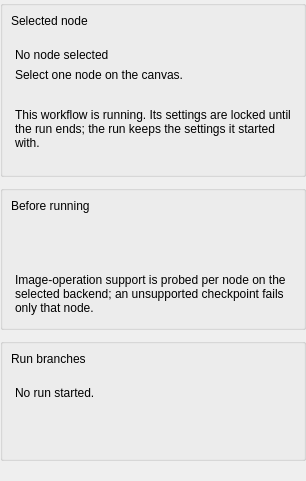
<?xml version="1.0" encoding="utf-8"?>
<ui version="4.0">
 <class>workflowsInspector</class>
 <widget class="QWidget" name="workflowsInspector">
  <layout class="QVBoxLayout" name="workflowsInspectorLayout">
   <property name="leftMargin">
    <number>0</number>
   </property>
   <property name="topMargin">
    <number>0</number>
   </property>
   <property name="rightMargin">
    <number>0</number>
   </property>
   <property name="bottomMargin">
    <number>0</number>
   </property>
   <property name="spacing">
    <number>8</number>
   </property>
   <item>
    <widget class="QGroupBox" name="workflowSelection">
     <property name="role" stdset="0">
      <string>sectionCard</string>
     </property>
     <layout class="QVBoxLayout" name="workflowSelectionLayout">
      <property name="leftMargin">
       <number>0</number>
      </property>
      <property name="topMargin">
       <number>0</number>
      </property>
      <property name="rightMargin">
       <number>0</number>
      </property>
      <property name="bottomMargin">
       <number>0</number>
      </property>
      <property name="spacing">
       <number>0</number>
      </property>
      <item>
       <widget class="QFrame" name="workflowSelectionHeader">
        <property name="role" stdset="0">
         <string>sectionHeader</string>
        </property>
        <layout class="QVBoxLayout" name="workflowSelectionHeaderLayout">
         <property name="leftMargin">
          <number>8</number>
         </property>
         <property name="topMargin">
          <number>8</number>
         </property>
         <property name="rightMargin">
          <number>8</number>
         </property>
         <property name="bottomMargin">
          <number>8</number>
         </property>
         <property name="spacing">
          <number>0</number>
         </property>
         <item>
          <widget class="QLabel" name="workflowSelectionTitle">
           <property name="text">
            <string>Selected node</string>
           </property>
           <property name="wordWrap">
            <bool>true</bool>
           </property>
           <property name="textRole" stdset="0">
            <string>panelHeading</string>
           </property>
          </widget>
         </item>
        </layout>
       </widget>
      </item>
      <item>
       <widget class="QWidget" name="workflowSelectionContents">
        <property name="role" stdset="0">
         <string>sectionContents</string>
        </property>
        <layout class="QVBoxLayout" name="workflowSelectionContentsLayout">
         <property name="leftMargin">
          <number>12</number>
         </property>
         <property name="topMargin">
          <number>12</number>
         </property>
         <property name="rightMargin">
          <number>12</number>
         </property>
         <property name="bottomMargin">
          <number>12</number>
         </property>
         <property name="spacing">
          <number>6</number>
         </property>
         <item>
          <widget class="QLabel" name="workflowNodeTitle">
           <property name="text">
            <string>No node selected</string>
           </property>
           <property name="wordWrap">
            <bool>true</bool>
           </property>
          </widget>
         </item>
         <item>
          <widget class="QLabel" name="workflowNodeMeta">
           <property name="text">
            <string>Select one node on the canvas.</string>
           </property>
           <property name="wordWrap">
            <bool>true</bool>
           </property>
           <property name="role" stdset="0">
            <string>secondary</string>
           </property>
          </widget>
         </item>
         <item>
          <widget class="QLabel" name="workflowNodeDescription">
           <property name="text">
            <string></string>
           </property>
           <property name="wordWrap">
            <bool>true</bool>
           </property>
           <property name="role" stdset="0">
            <string>secondary</string>
           </property>
          </widget>
         </item>
         <item>
          <widget class="QLabel" name="workflowRunLockNote">
           <property name="visible">
            <bool>false</bool>
           </property>
           <property name="text">
            <string>This workflow is running. Its settings are locked until the run ends; the run keeps the settings it started with.</string>
           </property>
           <property name="wordWrap">
            <bool>true</bool>
           </property>
           <property name="role" stdset="0">
            <string>workflowLockNote</string>
           </property>
          </widget>
         </item>
         <item>
          <widget class="QWidget" name="workflowParamsHost">
           <layout class="QVBoxLayout" name="workflowParamsHostLayout">
            <property name="leftMargin">
             <number>0</number>
            </property>
            <property name="topMargin">
             <number>0</number>
            </property>
            <property name="rightMargin">
             <number>0</number>
            </property>
            <property name="bottomMargin">
             <number>0</number>
            </property>
            <property name="spacing">
             <number>4</number>
            </property>
           </layout>
          </widget>
         </item>
         <item>
          <widget class="QWidget" name="workflowNodeRun">
           <layout class="QVBoxLayout" name="workflowNodeRunLayout">
            <property name="leftMargin">
             <number>0</number>
            </property>
            <property name="topMargin">
             <number>0</number>
            </property>
            <property name="rightMargin">
             <number>0</number>
            </property>
            <property name="bottomMargin">
             <number>0</number>
            </property>
            <property name="spacing">
             <number>4</number>
            </property>
           </layout>
          </widget>
         </item>
        </layout>
       </widget>
      </item>
     </layout>
    </widget>
   </item>
   <item>
    <widget class="QGroupBox" name="workflowPreflight">
     <property name="role" stdset="0">
      <string>sectionCard</string>
     </property>
     <layout class="QVBoxLayout" name="workflowPreflightLayout">
      <property name="leftMargin">
       <number>0</number>
      </property>
      <property name="topMargin">
       <number>0</number>
      </property>
      <property name="rightMargin">
       <number>0</number>
      </property>
      <property name="bottomMargin">
       <number>0</number>
      </property>
      <property name="spacing">
       <number>0</number>
      </property>
      <item>
       <widget class="QFrame" name="workflowPreflightHeader">
        <property name="role" stdset="0">
         <string>sectionHeader</string>
        </property>
        <layout class="QVBoxLayout" name="workflowPreflightHeaderLayout">
         <property name="leftMargin">
          <number>8</number>
         </property>
         <property name="topMargin">
          <number>8</number>
         </property>
         <property name="rightMargin">
          <number>8</number>
         </property>
         <property name="bottomMargin">
          <number>8</number>
         </property>
         <property name="spacing">
          <number>0</number>
         </property>
         <item>
          <widget class="QLabel" name="workflowPreflightTitle">
           <property name="text">
            <string>Before running</string>
           </property>
           <property name="wordWrap">
            <bool>true</bool>
           </property>
           <property name="textRole" stdset="0">
            <string>panelHeading</string>
           </property>
          </widget>
         </item>
        </layout>
       </widget>
      </item>
      <item>
       <widget class="QWidget" name="workflowPreflightContents">
        <property name="role" stdset="0">
         <string>sectionContents</string>
        </property>
        <layout class="QVBoxLayout" name="workflowPreflightContentsLayout">
         <property name="leftMargin">
          <number>12</number>
         </property>
         <property name="topMargin">
          <number>12</number>
         </property>
         <property name="rightMargin">
          <number>12</number>
         </property>
         <property name="bottomMargin">
          <number>12</number>
         </property>
         <property name="spacing">
          <number>6</number>
         </property>
         <item>
          <widget class="QLabel" name="workflowPlanText">
           <property name="text">
            <string></string>
           </property>
           <property name="wordWrap">
            <bool>true</bool>
           </property>
           <property name="workflowState" stdset="0">
            <string></string>
           </property>
          </widget>
         </item>
         <item>
          <widget class="QLabel" name="workflowDiagnostics">
           <property name="text">
            <string></string>
           </property>
           <property name="wordWrap">
            <bool>true</bool>
           </property>
           <property name="role" stdset="0">
            <string>secondary</string>
           </property>
          </widget>
         </item>
         <item>
          <widget class="QLabel" name="workflowPreflightText">
           <property name="text">
            <string>Image-operation support is probed per node on the selected backend; an unsupported checkpoint fails only that node.</string>
           </property>
           <property name="wordWrap">
            <bool>true</bool>
           </property>
           <property name="role" stdset="0">
            <string>secondary</string>
           </property>
          </widget>
         </item>
        </layout>
       </widget>
      </item>
     </layout>
    </widget>
   </item>
   <item>
    <widget class="QGroupBox" name="workflowBranch">
     <property name="role" stdset="0">
      <string>sectionCard</string>
     </property>
     <layout class="QVBoxLayout" name="workflowBranchLayout">
      <property name="leftMargin">
       <number>0</number>
      </property>
      <property name="topMargin">
       <number>0</number>
      </property>
      <property name="rightMargin">
       <number>0</number>
      </property>
      <property name="bottomMargin">
       <number>0</number>
      </property>
      <property name="spacing">
       <number>0</number>
      </property>
      <item>
       <widget class="QFrame" name="workflowBranchHeader">
        <property name="role" stdset="0">
         <string>sectionHeader</string>
        </property>
        <layout class="QVBoxLayout" name="workflowBranchHeaderLayout">
         <property name="leftMargin">
          <number>8</number>
         </property>
         <property name="topMargin">
          <number>8</number>
         </property>
         <property name="rightMargin">
          <number>8</number>
         </property>
         <property name="bottomMargin">
          <number>8</number>
         </property>
         <property name="spacing">
          <number>0</number>
         </property>
         <item>
          <widget class="QLabel" name="workflowBranchTitle">
           <property name="text">
            <string>Run branches</string>
           </property>
           <property name="wordWrap">
            <bool>true</bool>
           </property>
           <property name="textRole" stdset="0">
            <string>panelHeading</string>
           </property>
          </widget>
         </item>
        </layout>
       </widget>
      </item>
      <item>
       <widget class="QWidget" name="workflowBranchContents">
        <property name="role" stdset="0">
         <string>sectionContents</string>
        </property>
        <layout class="QVBoxLayout" name="workflowBranchContentsLayout">
         <property name="leftMargin">
          <number>12</number>
         </property>
         <property name="topMargin">
          <number>12</number>
         </property>
         <property name="rightMargin">
          <number>12</number>
         </property>
         <property name="bottomMargin">
          <number>12</number>
         </property>
         <property name="spacing">
          <number>6</number>
         </property>
         <item>
          <widget class="QLabel" name="workflowBranchStatus">
           <property name="text">
            <string>No run started.</string>
           </property>
           <property name="wordWrap">
            <bool>true</bool>
           </property>
           <property name="workflowState" stdset="0">
            <string></string>
           </property>
          </widget>
         </item>
         <item>
          <widget class="QLabel" name="workflowBranchDetail">
           <property name="text">
            <string></string>
           </property>
           <property name="wordWrap">
            <bool>true</bool>
           </property>
           <property name="role" stdset="0">
            <string>secondary</string>
           </property>
          </widget>
         </item>
         <item>
          <widget class="QWidget" name="workflowPausesHost">
           <layout class="QVBoxLayout" name="workflowPausesHostLayout">
            <property name="leftMargin">
             <number>0</number>
            </property>
            <property name="topMargin">
             <number>0</number>
            </property>
            <property name="rightMargin">
             <number>0</number>
            </property>
            <property name="bottomMargin">
             <number>0</number>
            </property>
            <property name="spacing">
             <number>6</number>
            </property>
           </layout>
          </widget>
         </item>
         <item>
          <widget class="QLabel" name="workflowSiblingStatus">
           <property name="text">
            <string></string>
           </property>
           <property name="wordWrap">
            <bool>true</bool>
           </property>
           <property name="role" stdset="0">
            <string>secondary</string>
           </property>
          </widget>
         </item>
        </layout>
       </widget>
      </item>
     </layout>
    </widget>
   </item>
   <item>
    <spacer name="bottomSpacer">
     <property name="orientation">
      <enum>Qt::Vertical</enum>
     </property>
     <property name="sizeHint" stdset="0">
      <size>
       <width>0</width>
       <height>20</height>
      </size>
     </property>
    </spacer>
   </item>
  </layout>
 </widget>
 <resources />
 <connections />
</ui>
